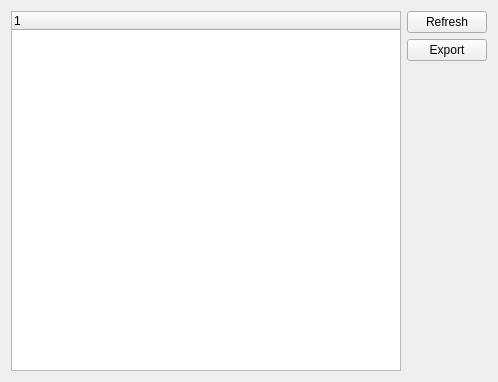
<?xml version="1.0" encoding="UTF-8"?>
<ui version="4.0">
 <class>File_tree</class>
 <widget class="QWidget" name="File_tree">
  <property name="geometry">
   <rect>
    <x>0</x>
    <y>0</y>
    <width>498</width>
    <height>382</height>
   </rect>
  </property>
  <property name="windowTitle">
   <string>Form</string>
  </property>
  <layout class="QGridLayout" name="gridLayout">
   <item row="0" column="0" rowspan="3">
    <widget class="QTreeWidget" name="treeWidget"/>
   </item>
   <item row="0" column="1">
    <widget class="QPushButton" name="pushButton">
     <property name="font">
      <font>
       <family>Arial</family>
      </font>
     </property>
     <property name="text">
      <string>Refresh</string>
     </property>
    </widget>
   </item>
   <item row="1" column="1">
    <widget class="QPushButton" name="pushButton_2">
     <property name="font">
      <font>
       <family>Arial</family>
      </font>
     </property>
     <property name="text">
      <string>Export</string>
     </property>
    </widget>
   </item>
   <item row="2" column="1">
    <spacer name="verticalSpacer">
     <property name="orientation">
      <enum>Qt::Vertical</enum>
     </property>
     <property name="sizeHint" stdset="0">
      <size>
       <width>20</width>
       <height>40</height>
      </size>
     </property>
    </spacer>
   </item>
  </layout>
 </widget>
 <resources/>
 <connections/>
</ui>
